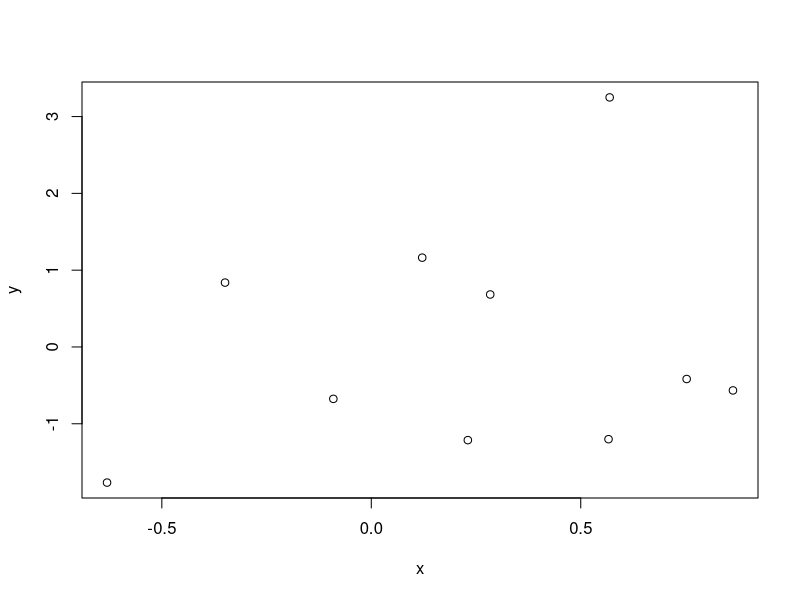
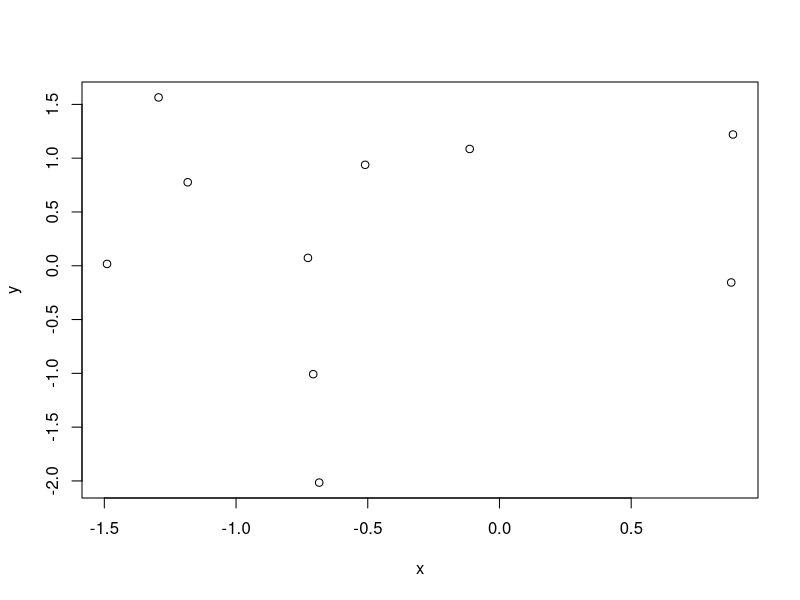
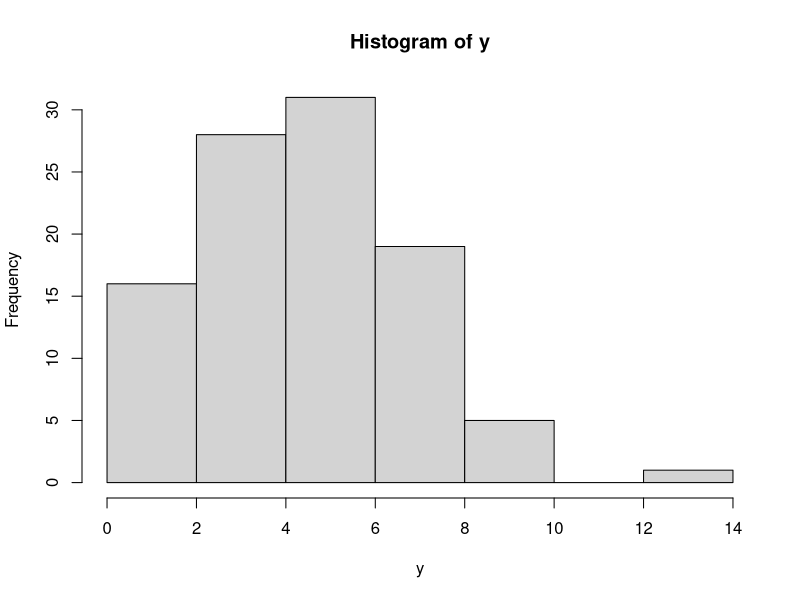
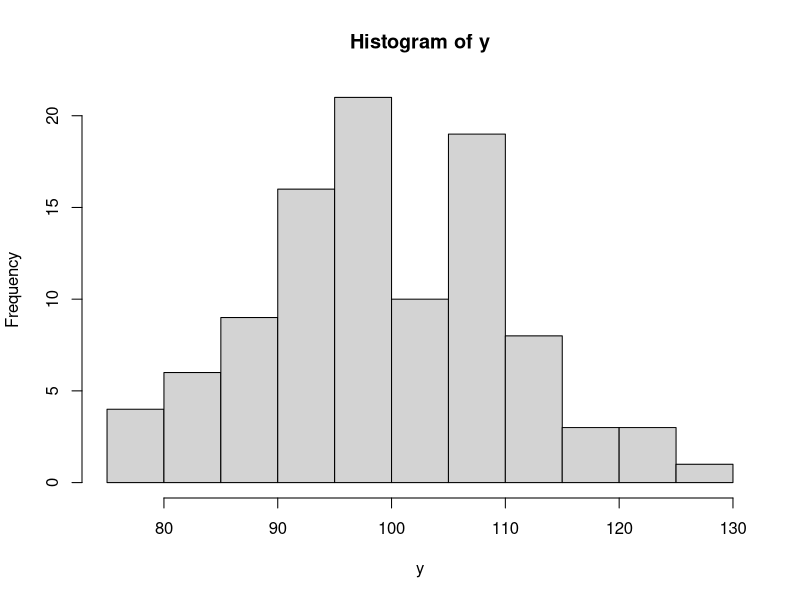

These charts were generated, in order, by the following R code:
## ---- chunk 1
rnorm(5)
## ---- chunk 2
set.seed(16)
rnorm(5)
## ---- chunk 3
set.seed(16)
rnorm(5)
## ---- chunk 4
rnorm(n = 5, mean = 0, sd = 1)
## ---- chunk 5
rnorm(n = 5, mean = 0, sd = 2)
## ---- chunk 6
rnorm(n = 5, mean = 50, sd = 20)
## ---- chunk 7
rnorm(n = 10, mean = c(0, 5, 20), sd = 1)
## ---- chunk 8
rnorm(n = 10, mean = c(0, 5, 20), sd = c(1, 5, 20) )
## ---- chunk 9
rnorm(n = c(2, 10, 10), mean = c(0, 5, 20), sd = c(1, 5, 20) )
## ---- chunk 10
x = rnorm(10, mean = 0, sd = 1)
y = rnorm(10, mean = 0, sd = 1)
plot(y ~ x)
## ---- chunk 11
dat = data.frame(x = rnorm(10, mean = 0, sd = 1),
                 y = rnorm(10, mean = 0, sd = 1) )
plot(y ~ x, data = dat)
## ---- chunk 12
runif(n = 5, min = 0, max = 1)
## ---- chunk 13
runif(n = 5, min = 50, max = 100)
## ---- chunk 14
set.seed(16)
dat = data.frame(x = runif(n = 10, min = 1, max = 2),
                 y = rnorm(n = 10, mean = 0, sd = 1) )
dat
## ---- chunk 15
lm(y ~ x, data = dat)
## ---- chunk 16
set.seed(16)

dat = data.frame(x = runif(10, 100, 200),
                 y = rnorm(10, 0, 1) )
lm(y ~ x, data = dat)
## ---- chunk 17
rpois(n = 5, lambda = 2.5)
## ---- chunk 18
y = rpois(100, lambda = 5)
## ---- chunk 19
summary(y)
## ---- chunk 20
hist(y)
## ---- chunk 21
y = rpois(100, lambda = 100)
summary(y)
## ---- chunk 22
hist(y)
## ---- chunk 23
letters[1:2]
## ---- chunk 24
LETTERS[10:26]
## ---- chunk 25
rep(letters[1:2], each = 3)
## ---- chunk 26
rep(letters[1:2], times = 3)
## ---- chunk 27
rep(letters[1:2], times = c(2, 4) )
## ---- chunk 28
rep(letters[1:2], length.out = 5)
## ---- chunk 29
rep(letters[1:2], each = 2, times = 3)
## ---- chunk 30
rep(letters[1:2], each = 2, length.out = 7)
## ---- chunk 31
group = rep(letters[1:2], each = 3)
response = rnorm(n = 6, mean = 0, sd = 1)
data.frame(group,
           response)
## ---- chunk 32
data.frame(group = rep(letters[1:2], each = 3),
           response = rnorm(n = 6, mean = 0, sd = 1) )
## ---- chunk 33
data.frame(group = rep(letters[1:2], each = 3),
           factor = rep(LETTERS[3:5], times = 2),
           response = rnorm(n = 6, mean = 0, sd = 1) )
## ---- chunk 34
response = rnorm(n = 6, mean = c(5, 10), sd = 1)
response
## ---- chunk 35
group = rep(letters[1:2], times = 3)
group
## ---- chunk 36
data.frame(group,
            response)
## ---- chunk 37
data.frame(group = rep(LETTERS[3:4], each = 10),
           x = runif(n = 20, min = 10, max = 15),
           y = runif(n = 20, min = 100, max = 150))
## ---- chunk 38
set.seed(16)
replicate(n = 3, expr = rnorm(n = 5, mean = 0, sd = 1), 
          simplify = FALSE )
## ---- chunk 39
set.seed(16)
replicate(n = 3, expr = rnorm(n = 5, mean = 0, sd = 1) )
## ---- chunk 40
set.seed(16)
list1 = list() # Make an empty list to save output in
for (i in 1:3) { # Indicate number of iterations with "i"
    list1[[i]] = rnorm(n = 5, mean = 0, sd = 1) # Save output in list for each iteration
}
list1
## ---- chunk 41
simlist = replicate(n = 3, 
          data.frame(group = rep(letters[1:2], each = 3),
                     response = rnorm(n = 6, mean = 0, sd = 1) ),
          simplify = FALSE)
## ---- chunk 42
str(simlist)
## ---- chunk 43
simlist[[1]]
